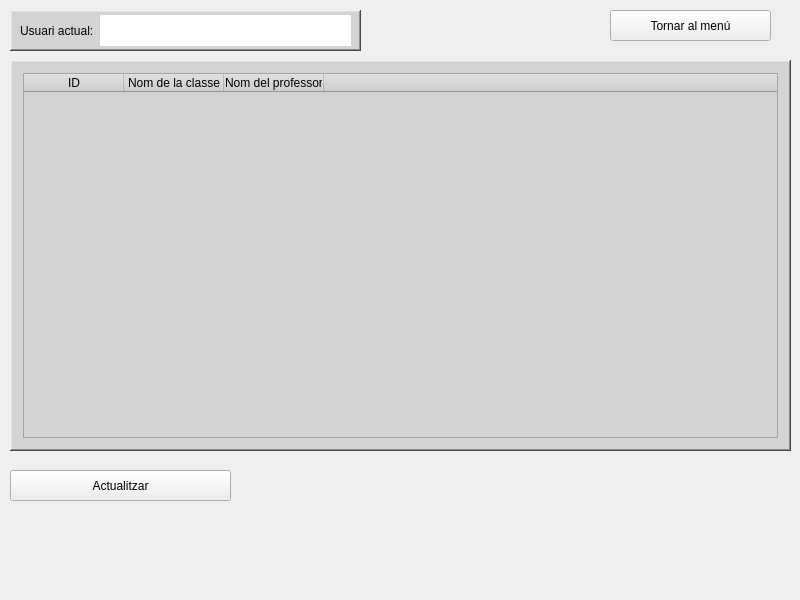
<?xml version="1.0" encoding="UTF-8"?>
<ui version="4.0">
 <class>Form</class>
 <widget class="QWidget" name="Form">
  <property name="geometry">
   <rect>
    <x>0</x>
    <y>0</y>
    <width>800</width>
    <height>600</height>
   </rect>
  </property>
  <property name="minimumSize">
   <size>
    <width>800</width>
    <height>600</height>
   </size>
  </property>
  <property name="maximumSize">
   <size>
    <width>800</width>
    <height>600</height>
   </size>
  </property>
  <property name="windowTitle">
   <string>Form</string>
  </property>
  <widget class="QFrame" name="userFrame">
   <property name="geometry">
    <rect>
     <x>10</x>
     <y>10</y>
     <width>351</width>
     <height>41</height>
    </rect>
   </property>
   <property name="styleSheet">
    <string notr="true">background-color: rgb(211, 211, 211);</string>
   </property>
   <property name="frameShape">
    <enum>QFrame::WinPanel</enum>
   </property>
   <property name="frameShadow">
    <enum>QFrame::Raised</enum>
   </property>
   <property name="lineWidth">
    <number>2</number>
   </property>
   <property name="midLineWidth">
    <number>0</number>
   </property>
   <widget class="QLabel" name="textUserLabel">
    <property name="geometry">
     <rect>
      <x>10</x>
      <y>10</y>
      <width>81</width>
      <height>21</height>
     </rect>
    </property>
    <property name="text">
     <string>Usuari actual:</string>
    </property>
   </widget>
   <widget class="QLabel" name="userLabel">
    <property name="geometry">
     <rect>
      <x>90</x>
      <y>5</y>
      <width>251</width>
      <height>31</height>
     </rect>
    </property>
    <property name="styleSheet">
     <string notr="true">background-color: rgb(255, 255, 255);
color: rgb(255, 0, 0);</string>
    </property>
    <property name="text">
     <string/>
    </property>
   </widget>
  </widget>
  <widget class="QPushButton" name="backButton">
   <property name="geometry">
    <rect>
     <x>610</x>
     <y>10</y>
     <width>161</width>
     <height>31</height>
    </rect>
   </property>
   <property name="text">
    <string>Tornar al menú</string>
   </property>
  </widget>
  <widget class="QFrame" name="frame">
   <property name="geometry">
    <rect>
     <x>10</x>
     <y>60</y>
     <width>781</width>
     <height>391</height>
    </rect>
   </property>
   <property name="styleSheet">
    <string notr="true">background-color: rgb(211, 211, 211);</string>
   </property>
   <property name="frameShape">
    <enum>QFrame::WinPanel</enum>
   </property>
   <property name="frameShadow">
    <enum>QFrame::Raised</enum>
   </property>
   <property name="lineWidth">
    <number>2</number>
   </property>
   <property name="midLineWidth">
    <number>0</number>
   </property>
   <layout class="QGridLayout" name="gridLayout">
    <item row="0" column="0">
     <widget class="QTableWidget" name="classesTable">
      <property name="minimumSize">
       <size>
        <width>755</width>
        <height>365</height>
       </size>
      </property>
      <property name="maximumSize">
       <size>
        <width>755</width>
        <height>365</height>
       </size>
      </property>
      <property name="frameShape">
       <enum>QFrame::StyledPanel</enum>
      </property>
      <property name="frameShadow">
       <enum>QFrame::Sunken</enum>
      </property>
      <property name="autoScrollMargin">
       <number>10</number>
      </property>
      <property name="verticalScrollMode">
       <enum>QAbstractItemView::ScrollPerPixel</enum>
      </property>
      <property name="horizontalScrollMode">
       <enum>QAbstractItemView::ScrollPerPixel</enum>
      </property>
      <property name="sortingEnabled">
       <bool>true</bool>
      </property>
      <property name="columnCount">
       <number>4</number>
      </property>
      <attribute name="horizontalHeaderCascadingSectionResizes">
       <bool>false</bool>
      </attribute>
      <attribute name="horizontalHeaderMinimumSectionSize">
       <number>50</number>
      </attribute>
      <attribute name="horizontalHeaderDefaultSectionSize">
       <number>100</number>
      </attribute>
      <attribute name="horizontalHeaderHighlightSections">
       <bool>false</bool>
      </attribute>
      <attribute name="horizontalHeaderShowSortIndicator" stdset="0">
       <bool>true</bool>
      </attribute>
      <attribute name="horizontalHeaderStretchLastSection">
       <bool>true</bool>
      </attribute>
      <attribute name="verticalHeaderVisible">
       <bool>true</bool>
      </attribute>
      <attribute name="verticalHeaderCascadingSectionResizes">
       <bool>false</bool>
      </attribute>
      <attribute name="verticalHeaderShowSortIndicator" stdset="0">
       <bool>false</bool>
      </attribute>
      <column>
       <property name="text">
        <string>ID</string>
       </property>
      </column>
      <column>
       <property name="text">
        <string>Nom de la classe</string>
       </property>
      </column>
      <column>
       <property name="text">
        <string>Nom del professor</string>
       </property>
      </column>
      <column>
       <property name="text">
        <string/>
       </property>
      </column>
     </widget>
    </item>
   </layout>
  </widget>
  <widget class="QPushButton" name="updateButton">
   <property name="geometry">
    <rect>
     <x>10</x>
     <y>470</y>
     <width>221</width>
     <height>31</height>
    </rect>
   </property>
   <property name="text">
    <string>Actualitzar</string>
   </property>
  </widget>
 </widget>
 <resources/>
 <connections/>
</ui>
